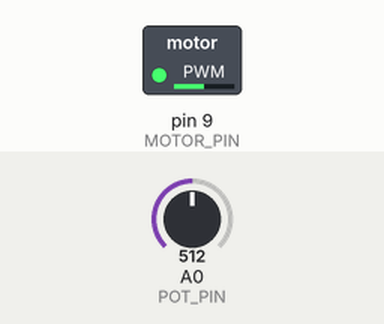
This sketch was run on a simulated Arduino Uno, built with avr-gcc and run on an emulated ATmega328P. Shown: switched loads named in the sketch (green lamp = pin HIGH). Inputs (shaded band) come from the test bench; at power-on: A0 (POT_PIN) = 512.

Above: at 1.2 s.
1.3 s: A0 (POT_PIN) set to 716
At 1.6 s:
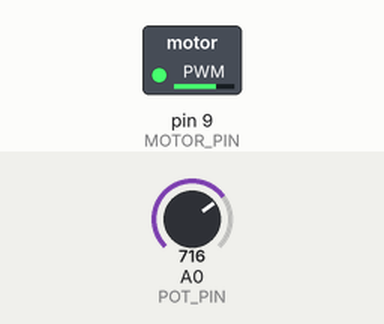
2.8 s: A0 (POT_PIN) set to 900
At 3.9 s:
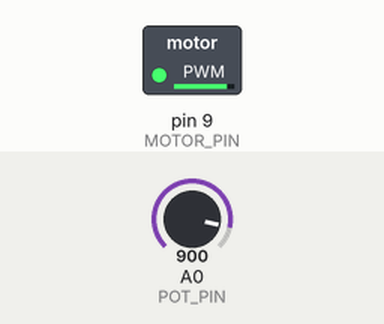
4.3 s: A0 (POT_PIN) set to 122
At 5.1 s:
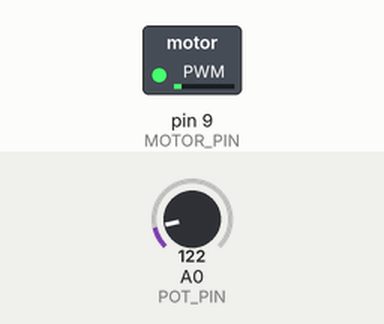
5.8 s: A0 (POT_PIN) set to 0
At 6.2 s:
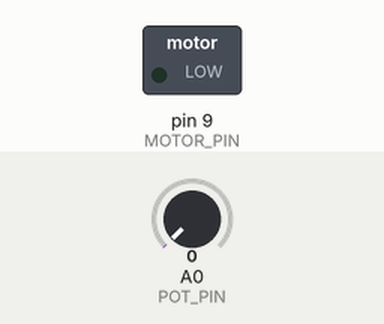
7.3 s: A0 (POT_PIN) set to 511
At 8.5 s:
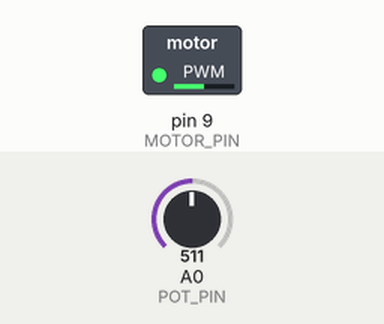
Timing chart, 0 to 9.8 s (numbered marks = the images above; inputs shaded):
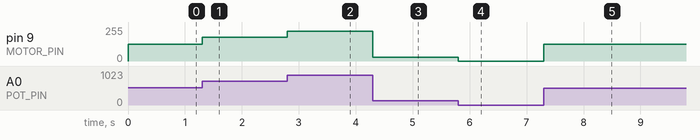

The sketch:

Jaycar4Fan.ino
```cpp
            // Setting variables which can be easily called to later
int POT_PIN = A0;       // Input pin from the potentiometer
int MOTOR_PIN = 9;        // Output pin to the motor
int motorSpeed = 0;       // A variable to store the motor speed value
int potVal = 0;         // A variable to store the potentiometer value

void setup()          // Runs once when sketch starts
{           // Setting the pin type & defining the I/O
  pinMode(MOTOR_PIN, OUTPUT);     // Setting the motor pin as an output
}

void loop()         // Runs repeatedly
{
  potVal = analogRead(POT_PIN);     // Setting the potVal variable to the reading from the POT_PIN
  motorSpeed = map(potVal, 0, 1023, 0, 255);  // Setting the motorSpeed variable to an equivalent variable
            // between 0 & 255 based off the potVal which is between 0 & 1023
  analogWrite(MOTOR_PIN, motorSpeed);   // Writing the mapped value to the motorSpeed pin
}
```

Measured:
- after the input at 1.3 s, pin 9 (MOTOR_PIN): 127/255 → 178/255 at once
- after the input at 2.8 s, pin 9 (MOTOR_PIN): 178/255 → 224/255 at once
- after the input at 4.3 s, pin 9 (MOTOR_PIN): 224/255 → 30/255 at once
- after the input at 5.8 s, pin 9 (MOTOR_PIN): 30/255 → 0/255 at once
- after the input at 7.3 s, pin 9 (MOTOR_PIN): 0/255 → 127/255 at once
